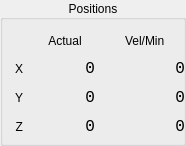
   <widget class="QGroupBox" name="groupBox_15">
    <property name="geometry">
     <rect>
      <x>935</x>
      <y>600</y>
      <width>186</width>
      <height>146</height>
     </rect>
    </property>
    <property name="title">
     <string>Positions</string>
    </property>
    <property name="alignment">
     <set>Qt::AlignCenter</set>
    </property>
    <widget class="QLabel" name="label_42">
     <property name="geometry">
      <rect>
       <x>7</x>
       <y>57</y>
       <width>16</width>
       <height>23</height>
      </rect>
     </property>
     <property name="text">
      <string>X</string>
     </property>
     <property name="alignment">
      <set>Qt::AlignRight|Qt::AlignTrailing|Qt::AlignVCenter</set>
     </property>
    </widget>
    <widget class="QLabel" name="label_47">
     <property name="geometry">
      <rect>
       <x>7</x>
       <y>86</y>
       <width>16</width>
       <height>23</height>
      </rect>
     </property>
     <property name="text">
      <string>Y</string>
     </property>
     <property name="alignment">
      <set>Qt::AlignRight|Qt::AlignTrailing|Qt::AlignVCenter</set>
     </property>
    </widget>
    <widget class="QLabel" name="joint_vel_min_0_lb">
     <property name="geometry">
      <rect>
       <x>125</x>
       <y>57</y>
       <width>60</width>
       <height>23</height>
      </rect>
     </property>
     <property name="minimumSize">
      <size>
       <width>60</width>
       <height>0</height>
      </size>
     </property>
     <property name="font">
      <font>
       <family>Monospace</family>
       <pointsize>12</pointsize>
      </font>
     </property>
     <property name="text">
      <string>0</string>
     </property>
     <property name="alignment">
      <set>Qt::AlignRight|Qt::AlignTrailing|Qt::AlignVCenter</set>
     </property>
     <property name="precision" stdset="0">
      <string>2</string>
     </property>
    </widget>
    <widget class="QLabel" name="label_56">
     <property name="geometry">
      <rect>
       <x>125</x>
       <y>30</y>
       <width>60</width>
       <height>21</height>
      </rect>
     </property>
     <property name="text">
      <string>Vel/Min</string>
     </property>
    </widget>
    <widget class="QLabel" name="label_57">
     <property name="geometry">
      <rect>
       <x>35</x>
       <y>30</y>
       <width>60</width>
       <height>21</height>
      </rect>
     </property>
     <property name="minimumSize">
      <size>
       <width>0</width>
       <height>0</height>
      </size>
     </property>
     <property name="text">
      <string>Actual</string>
     </property>
     <property name="alignment">
      <set>Qt::AlignCenter</set>
     </property>
    </widget>
    <widget class="QLabel" name="joint_vel_min_2_lb">
     <property name="geometry">
      <rect>
       <x>125</x>
       <y>115</y>
       <width>60</width>
       <height>23</height>
      </rect>
     </property>
     <property name="minimumSize">
      <size>
       <width>60</width>
       <height>0</height>
      </size>
     </property>
     <property name="font">
      <font>
       <family>Monospace</family>
       <pointsize>12</pointsize>
      </font>
     </property>
     <property name="text">
      <string>0</string>
     </property>
     <property name="alignment">
      <set>Qt::AlignRight|Qt::AlignTrailing|Qt::AlignVCenter</set>
     </property>
     <property name="precision" stdset="0">
      <string>2</string>
     </property>
    </widget>
    <widget class="QLabel" name="label_60">
     <property name="geometry">
      <rect>
       <x>7</x>
       <y>115</y>
       <width>16</width>
       <height>23</height>
      </rect>
     </property>
     <property name="text">
      <string>Z</string>
     </property>
     <property name="alignment">
      <set>Qt::AlignRight|Qt::AlignTrailing|Qt::AlignVCenter</set>
     </property>
    </widget>
    <widget class="QLabel" name="joint_vel_min_1_lb">
     <property name="geometry">
      <rect>
       <x>125</x>
       <y>86</y>
       <width>60</width>
       <height>23</height>
      </rect>
     </property>
     <property name="minimumSize">
      <size>
       <width>60</width>
       <height>0</height>
      </size>
     </property>
     <property name="font">
      <font>
       <family>Monospace</family>
       <pointsize>12</pointsize>
      </font>
     </property>
     <property name="text">
      <string>0</string>
     </property>
     <property name="alignment">
      <set>Qt::AlignRight|Qt::AlignTrailing|Qt::AlignVCenter</set>
     </property>
     <property name="precision" stdset="0">
      <string>2</string>
     </property>
    </widget>
    <widget class="QLabel" name="actual_lb_x">
     <property name="geometry">
      <rect>
       <x>35</x>
       <y>57</y>
       <width>60</width>
       <height>23</height>
      </rect>
     </property>
     <property name="minimumSize">
      <size>
       <width>60</width>
       <height>0</height>
      </size>
     </property>
     <property name="font">
      <font>
       <family>Monospace</family>
       <pointsize>12</pointsize>
      </font>
     </property>
     <property name="text">
      <string>0</string>
     </property>
     <property name="alignment">
      <set>Qt::AlignRight|Qt::AlignTrailing|Qt::AlignVCenter</set>
     </property>
    </widget>
    <widget class="QLabel" name="actual_lb_y">
     <property name="geometry">
      <rect>
       <x>35</x>
       <y>86</y>
       <width>60</width>
       <height>23</height>
      </rect>
     </property>
     <property name="minimumSize">
      <size>
       <width>60</width>
       <height>0</height>
      </size>
     </property>
     <property name="font">
      <font>
       <family>Monospace</family>
       <pointsize>12</pointsize>
      </font>
     </property>
     <property name="text">
      <string>0</string>
     </property>
     <property name="alignment">
      <set>Qt::AlignRight|Qt::AlignTrailing|Qt::AlignVCenter</set>
     </property>
    </widget>
    <widget class="QLabel" name="actual_lb_z">
     <property name="geometry">
      <rect>
       <x>35</x>
       <y>115</y>
       <width>60</width>
       <height>23</height>
      </rect>
     </property>
     <property name="minimumSize">
      <size>
       <width>60</width>
       <height>0</height>
      </size>
     </property>
     <property name="font">
      <font>
       <family>Monospace</family>
       <pointsize>12</pointsize>
      </font>
     </property>
     <property name="text">
      <string>0</string>
     </property>
     <property name="alignment">
      <set>Qt::AlignRight|Qt::AlignTrailing|Qt::AlignVCenter</set>
     </property>
    </widget>
   </widget>
